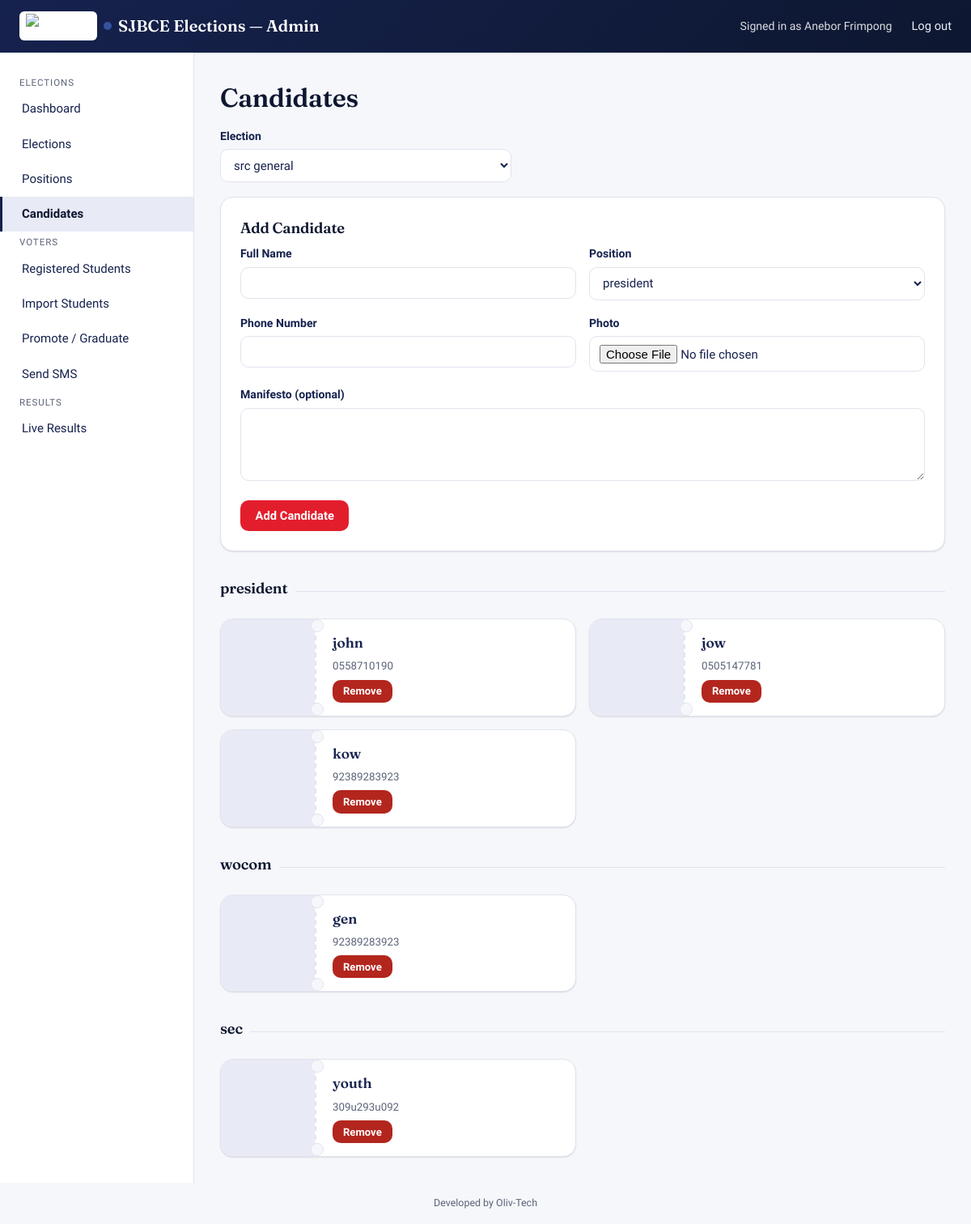
The page /candidates.php (signed in) on the database its author committed.
### tables this page shows
CREATE TABLE `candidates` (
  `id` bigint(20) UNSIGNED NOT NULL,
  `election_id` bigint(20) UNSIGNED NOT NULL,
  `position_id` bigint(20) UNSIGNED NOT NULL,
  `student_id` bigint(20) UNSIGNED DEFAULT NULL,
  `full_name` varchar(150) NOT NULL,
  `phone` varchar(20) DEFAULT NULL,
  `photo_path` varchar(255) DEFAULT NULL,
  `manifesto` text DEFAULT NULL,
  `is_approved` tinyint(1) NOT NULL DEFAULT 1,
  `created_at` datetime NOT NULL DEFAULT current_timestamp(),
  `updated_at` datetime NOT NULL DEFAULT current_timestamp() ON UPDATE current_timestamp()
);

### functions.php (called while the page is built, shortened)
<?php
function h(?string $value): string
{
    return htmlspecialchars($value ?? '', ENT_QUOTES, 'UTF-8');
}

### candidates.php (the view, shortened to what this page needs)
<?php
$pdo = get_db();
$elections = $pdo->query('SELECT id, title FROM elections ORDER BY created_at DESC')->fetchAll();
$electionId = (int) ($_GET['election_id'] ?? ($elections[0]['id'] ?? 0));
$positions = [];
if ($electionId) {
    $stmt = $pdo->prepare('SELECT * FROM positions WHERE election_id = ? ORDER BY display_order, id');
    $stmt->execute([$electionId]);
    $positions = $stmt->fetchAll();
}
$candidates = [];
if ($electionId) {
    $stmt = $pdo->prepare(
        'SELECT c.*, p.title AS position_title FROM candidates c
         JOIN positions p ON p.id = c.position_id
         WHERE c.election_id = ? ORDER BY p.display_order, p.id, c.full_name'
    );
    $stmt->execute([$electionId]);
    $candidates = $stmt->fetchAll();
}
require __DIR__ . '/../includes/header_admin.php';
?>
<h1>Candidates</h1>
<div class="form-group" style="max-width:360px;">
  <label for="election_select">Election</label>
  <select id="election_select" onchange="location.href='<?= BASE_URL ?>admin/candidates.php?election_id='+this.value">
    <?php foreach ($elections as $e): ?>
      <option value="<?= $e['id'] ?>" <?= $e['id'] == $electionId ? 'selected' : '' ?>><?= h($e['title']) ?></option>
    <?php endforeach; ?>
  </select>
</div>
<?php if (!$positions): ?>
  <div class="card"><p class="muted">Add positions for this election before adding candidates.</p></div>
<?php else: ?>
<div class="card mb-lg">
  <h3>Add Candidate</h3>
  <form method="post" enctype="multipart/form-data">
    <div class="form-row">
      <div class="form-group">
        <label for="full_name">Full Name</label>
        <input type="text" id="full_name" name="full_name" required>
      </div>
      <div class="form-group">
        <label for="position_id">Position</label>
        <select id="position_id" name="position_id" required>
          <?php foreach ($positions as $p): ?>
            <option value="<?= $p['id'] ?>"><?= h($p['title']) ?></option>
          <?php endforeach; ?>
        </select>
      </div>
    </div>
    <div class="form-row">
      <div class="form-group">
        <label for="phone">Phone Number</label>
        <input type="tel" id="phone" name="phone">
      </div>
      <div class="form-group">
        <label for="photo">Photo</label>
        <input type="file" id="photo" name="photo" accept="image/jpeg,image/png,image/webp">
      </div>
    </div>
    <div class="form-group">
      <label for="manifesto">Manifesto (optional)</label>
      <textarea id="manifesto" name="manifesto" rows="3"></textarea>
    </div>
    <button type="submit" class="btn btn-primary">Add Candidate</button>
  </form>
</div>
<?php
$grouped = [];
foreach ($candidates as $c) { $grouped[$c['position_title']][] = $c; }
?>
<?php foreach ($grouped as $posTitle => $list): ?>
  <div class="section-title"><h3><?= h($posTitle) ?></h3></div>
  <div style="display:grid;grid-template-columns:repeat(auto-fill,minmax(320px,1fr));gap:1rem;">
    <?php foreach ($list as $c): ?>
      <div class="ballot-stub">
        <div class="stub-photo" style="<?= $c['photo_path'] ? "background-image:url('" . h(UPLOAD_URL . $c['photo_path']) . "')" : '' ?>">
        </div>
        <div class="stub-divider"></div>
        <div class="stub-body">
          <div class="stub-name"><?= h($c['full_name']) ?></div>
          <?php if ($c['phone']): ?><small class="muted"><?= h($c['phone']) ?></small><?php endif; ?>
          <div class="stub-actions">
            <form method="post" onsubmit="return confirm('Remove this candidate?');">
              <button class="btn btn-danger btn-sm">Remove</button>
            </form>
          </div>
        </div>
      </div>
    <?php endforeach; ?>
  </div>
<?php endforeach; ?>
<?php endif; ?>
<?php require __DIR__ . '/../includes/footer_admin.php'; ?>

### style.css (style rules this page uses)
:root { --wine: #16224E; --wine-dark: #0D1730; --wine-tint: #E8EAF5; --sky: #3452A0; --sky-deep: #26397A; --sky-tint: #EAF0FB; --red: #E31E2C; --red-dark: #A9141F; --red-tint: #FCE8E9; --white: #FFFFFF; --paper: #F6F7FB; --ink: #16224E; --ink-soft: #5B6478; --line: #E1E4EE; --success: #2E7D4F; --success-tint:#E4F3EA; --danger: #B3261E; --danger-tint: #FBE9E7; --warning: #A5670F; --warning-tint:#FBF0DE; --font-display: 'Fraunces', Georgia, serif; --font-body: 'Source Sans 3', system-ui, -apple-system, sans-serif; --font-mono: 'JetBrains Mono', ui-monospace, monospace; --radius: 10px; --radius-lg: 16px; --shadow-sm: 0 1px 2px rgba(13, 23, 48, 0.08), 0 1px 1px rgba(13,23,48,0.05); --shadow-md: 0 8px 24px rgba(13, 23, 48, 0.14); --sidebar-w: 240px; }
* { box-sizing: border-box; }
body { margin: 0; font-family: var(--font-body); background: var(--paper); color: var(--ink); line-height: 1.5; -webkit-font-smoothing: antialiased; }
h1, h2, h3, h4 { font-family: var(--font-display); color: var(--wine-dark); margin: 0 0 0.4em; font-weight: 600; letter-spacing: -0.01em; }
h1 { font-size: 2rem; }
h3 { font-size: 1.15rem; }
small, .muted { color: var(--ink-soft); }
.card { background: var(--white); border: 1px solid var(--line); border-radius: var(--radius-lg); box-shadow: var(--shadow-sm); padding: 1.5rem; }
.ballot-stub { display: flex; background: var(--white); border: 1px solid var(--line); border-radius: var(--radius-lg); overflow: hidden; box-shadow: var(--shadow-sm); position: relative; transition: box-shadow 0.15s ease, transform 0.15s ease; }
.ballot-stub .stub-photo { width: 116px; flex-shrink: 0; background: var(--wine-tint) center/cover no-repeat; display: flex; align-items: center; justify-content: center; color: var(--wine); font-family: var(--font-display); font-size: 2rem; font-weight: 600; }
.ballot-stub .stub-divider { width: 0; border-left: 2px dashed var(--line); position: relative; margin: 10px 0; }
.ballot-stub .stub-divider::before, .ballot-stub .stub-divider::after { content: ''; position: absolute; left: -7px; width: 14px; height: 14px; background: var(--paper); border-radius: 50%; border: 1px solid var(--line); }
.ballot-stub .stub-divider::before { top: -10px; }
.ballot-stub .stub-divider::after { bottom: -10px; }
.ballot-stub .stub-body { padding: 1rem 1.25rem; flex: 1; display: flex; flex-direction: column; gap: 0.4rem; }
.ballot-stub .stub-name { font-family: var(--font-display); font-weight: 600; font-size: 1.08rem; color: var(--ink); }
.ballot-stub .stub-actions { margin-top: auto; display: flex; gap: 0.6rem; align-items: center; }
.btn { display: inline-flex; align-items: center; justify-content: center; gap: 0.4rem; padding: 0.55rem 1.1rem; border-radius: var(--radius); border: 1px solid transparent; font-weight: 600; font-size: 0.92rem; font-family: var(--font-body); cursor: pointer; text-decoration: none; transition: filter 0.15s ease, background 0.15s ease; }
.btn-primary { background: var(--red); color: var(--white); }
.btn-danger { background: var(--danger); color: var(--white); }
.btn-sm { padding: 0.35rem 0.75rem; font-size: 0.82rem; }
.form-group { margin-bottom: 1.1rem; }
label { display: block; font-weight: 600; font-size: 0.88rem; margin-bottom: 0.35rem; color: var(--ink); }
input[type=text], input[type=email], input[type=password], input[type=tel], input[type=datetime-local], input[type=file], select, textarea { width: 100%; padding: 0.6rem 0.75rem; border: 1px solid var(--line); border-radius: var(--radius); font-family: var(--font-body); font-size: 0.94rem; background: var(--white); color: var(--ink); }
textarea { resize: vertical; min-height: 90px; }
.form-row { display: grid; grid-template-columns: 1fr 1fr; gap: 1rem; }
.mb-lg { margin-bottom: 2rem; }
.section-title { display: flex; align-items: center; gap: 0.6rem; margin: 2rem 0 1rem; }
.section-title::after { content: ''; flex: 1; height: 1px; background: var(--line); }

### rows shown on the page
candidates: full_name "john", phone "0558710190"
candidates: full_name "jow", phone "0505147781"
candidates: full_name "kow", phone "92389283923"
candidates: full_name "gen", phone "92389283923"
candidates: full_name "youth", phone "309u293u092"

### other values the page prints
$_SESSION['admin_name'] "Anebor Frimpong"
$posTitle "president"
$posTitle "wocom"
$posTitle "sec"
form field value "src general"
form field position_id "president"
